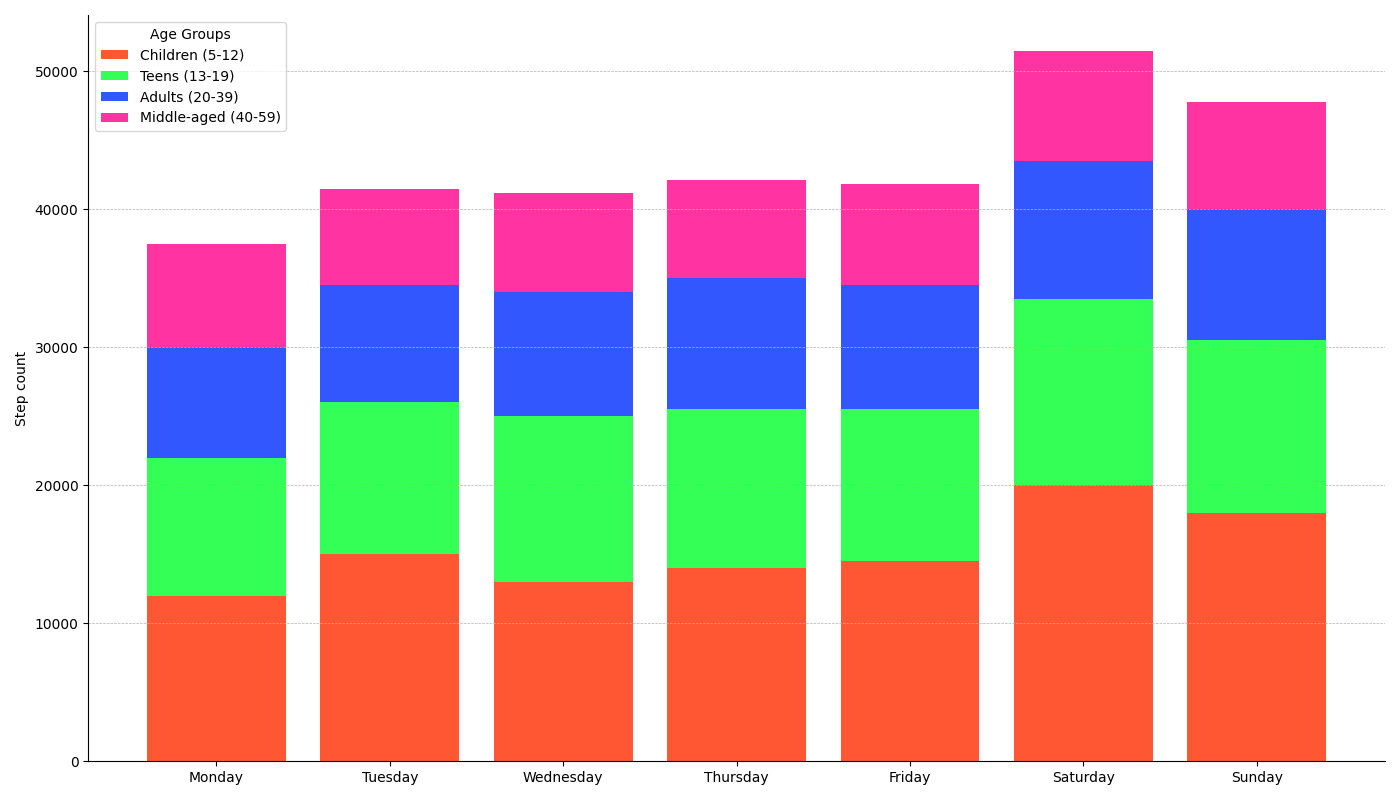

Recreate this plot in Python.
import matplotlib.pyplot as plt
import numpy as np

age_groups = ['Children (5-12)', 'Teens (13-19)', 'Adults (20-39)', 'Middle-aged (40-59)']
days = ['Monday', 'Tuesday', 'Wednesday', 'Thursday', 'Friday', 'Saturday', 'Sunday']

step_counts = np.array([
    [12000, 15000, 13000, 14000, 14500, 20000, 18000],
    [10000, 11000, 12000, 11500, 11000, 13500, 12500],
    [8000, 8500, 9000, 9500, 9000, 10000, 9500],
    [7500, 7000, 7200, 7100, 7300, 8000, 7800]
])

fig, ax = plt.subplots(figsize=(14, 8))

index = np.arange(len(days))

# New color set
new_colors = ['#FF5733', '#33FF57', '#3357FF', '#FF33A1']

# Plot stacked bar chart with new colors
bars = np.zeros(len(days))
for i, group in enumerate(age_groups):
    ax.bar(index, step_counts[i], label=group, bottom=bars, color=new_colors[i])
    bars += step_counts[i]

plt.xticks(index, days)
plt.ylabel('Step count')
plt.legend(title='Age Groups')
plt.grid(True, axis='y', linestyle='--', linewidth=0.5)

ax.spines['top'].set_visible(False)
ax.spines['right'].set_visible(False)

plt.tight_layout()
plt.show()
